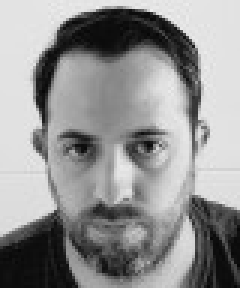
#> input picture tp_7/images/1A4353.jpg, 80 x 96 px (shown 3 times larger)
$ python multilayer_perceptron.py
#> lines starting #> are read from the running program, lines starting #| are printed output that depends on the picture
### tp_7/read_images.py
from PIL import Image, ImageOps

def get_pixels(images):
#> called with images = 'images/1A4353.jpg'
    img = Image.open(images) # 'images/1A4353.jpg'
#> img is the input picture: PIL image 80x96 RGB; min 6, max 238, mean 146.6


    im2 = ImageOps.grayscale(img)

    pixel = list(im2.getdata())
#> pixel = 7680 values, max 238 at index 192, min 6 at index 7678, mean 146.6

    res = []
    # res.append(1)

    for elem in pixel:
        result = elem / 1000
        res.append(result)
#> this loop made 7680 passes
#> (elem, result) on passes 1 to 3: (227, 0.227), (227, 0.227), (227, 0.227)
#> after the loop, res = 7680 values, max 0.238 at index 192, min 0.006 at index 7678, mean 0.147
    #print(f"f: {res}")

    # print(len(res))

    return res

# get_pixels('images/2B4698.jpg')

### tp_7/multilayer_perceptron.py
import argparse
import math

import matplotlib.pyplot as plt
import numpy as np

import read_images
import random


# [83 lines left out: functions activation_function_calculation, back_propagation_calculation, historical_values, random_weights, check_error, create_graph, not called in this run]


if __name__ == "__main__":
    parser = argparse.ArgumentParser()
    parser.add_argument("-n", '--numberOfCels',
                          help='Ejecutar compuerta OR')
    parser.add_argument("-m", '--numberOfEntriesPerCell',
                          help='Ejecutar compuerta OR')

    args = parser.parse_args()
    number_of_cells = args.numberOfCels
    number_of_entries_per_cells = args.numberOfEntriesPerCell
    gateToLearn = ""


    imagesA01 = read_images.get_pixels('images/1A4353.jpg')
#> imagesA01 has the same summary as res in get_pixels
    imagesB01 = read_images.get_pixels('images/1B4698.jpg')
#> call 2 of get_pixels, with images = 'images/1B4698.jpg'
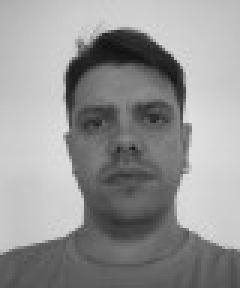
#> input picture tp_7/images/1B4698.jpg, 80 x 96 px (shown 3 times larger)
#> in get_pixels, img is the input picture: PIL image 80x96 RGB; min 16, max 225, mean 149.7
#> in get_pixels (call 2), `pixel = list(im2.getdata())`: pixel = 7680 values, max 225 at index 3461, min 16 at index 1156, mean 149.7
#> the loop in get_pixels (call 2), `for elem in pixel:` made 7680 passes
#> (elem, result) on passes 1 to 3: (172, 0.172), (173, 0.173), (174, 0.174)
#> after the loop in get_pixels (call 2), `for elem in pixel:`: res = 7680 values, max 0.225 at index 3461, min 0.016 at index 1156, mean 0.15
#> imagesB01 has the same summary as res in get_pixels
    imagesA02 = read_images.get_pixels('images/2A4353.jpg')
#> call 3 of get_pixels, with images = 'images/2A4353.jpg'
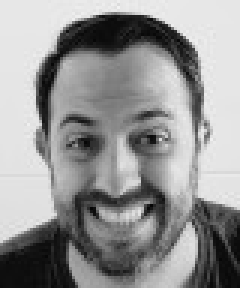
#> input picture tp_7/images/2A4353.jpg, 80 x 96 px (shown 3 times larger)
#> in get_pixels, img is the input picture: PIL image 80x96 RGB; min 5, max 242, mean 148.1
#> in get_pixels (call 3), `pixel = list(im2.getdata())`: pixel = 7680 values, max 242 at index 199, min 5 at index 5490, mean 148.1
#> the loop in get_pixels (call 3), `for elem in pixel:` made 7680 passes
#> (elem, result) on passes 1 to 3: (231, 0.231), (231, 0.231), (231, 0.231)
#> after the loop in get_pixels (call 3), `for elem in pixel:`: res = 7680 values, max 0.242 at index 199, min 0.005 at index 5490, mean 0.148
#> imagesA02 has the same summary as res in get_pixels
    imagesB02 = read_images.get_pixels('images/2B4698.jpg')
#> call 4 of get_pixels, with images = 'images/2B4698.jpg'
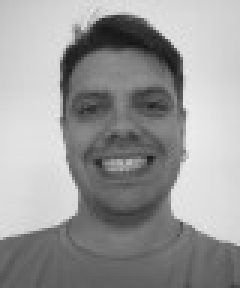
#> input picture tp_7/images/2B4698.jpg, 80 x 96 px (shown 3 times larger)
#> in get_pixels, img is the input picture: PIL image 80x96 RGB; min 21, max 237, mean 154.6
#> in get_pixels (call 4), `pixel = list(im2.getdata())`: pixel = 7680 values, max 237 at index 2862, min 21 at index 1248, mean 154.6
#> the loop in get_pixels (call 4), `for elem in pixel:` made 7680 passes
#> (elem, result) on passes 1 to 3: (190, 0.19), (191, 0.191), (193, 0.193)
#> after the loop in get_pixels (call 4), `for elem in pixel:`: res = 7680 values, max 0.237 at index 2862, min 0.021 at index 1248, mean 0.155
#> imagesB02 has the same summary as res in get_pixels
    imagesA03 = read_images.get_pixels('images/3A4353.jpg')
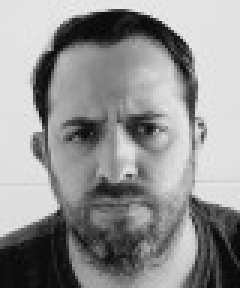
#> input picture tp_7/images/3A4353.jpg, 80 x 96 px (shown 3 times larger)
#> in get_pixels, img is the input picture: PIL image 80x96 RGB; min 5, max 237, mean 146
#> in get_pixels (call 5), `pixel = list(im2.getdata())`: pixel = 7680 values, max 237 at index 369, min 5 at index 610, mean 146
#> the loop in get_pixels (call 5), `for elem in pixel:` made 7680 passes
#> (elem, result) on passes 1 to 3: (225, 0.225), (226, 0.226), (227, 0.227)
#> after the loop in get_pixels (call 5), `for elem in pixel:`: res = 7680 values, max 0.237 at index 369, min 0.005 at index 610, mean 0.146
#> imagesA03 has the same summary as res in get_pixels
    imagesB03 = read_images.get_pixels('images/3B4698.jpg')
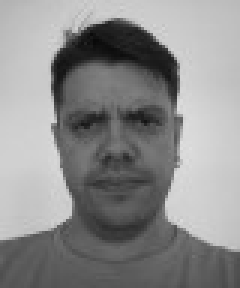
#> input picture tp_7/images/3B4698.jpg, 80 x 96 px (shown 3 times larger)
#> in get_pixels, img is the input picture: PIL image 80x96 RGB; min 9, max 223, mean 140.1
#> in get_pixels (call 6), `pixel = list(im2.getdata())`: pixel = 7680 values, max 223 at index 3980, min 9 at index 1071, mean 140.1
#> the loop in get_pixels (call 6), `for elem in pixel:` made 7680 passes
#> (elem, result) on passes 1 to 3: (179, 0.179), (178, 0.178), (178, 0.178)
#> after the loop in get_pixels (call 6), `for elem in pixel:`: res = 7680 values, max 0.223 at index 3980, min 0.009 at index 1071, mean 0.14
#> imagesB03 has the same summary as res in get_pixels
#> (the run stopped early here; a loop or call above may not have finished)
